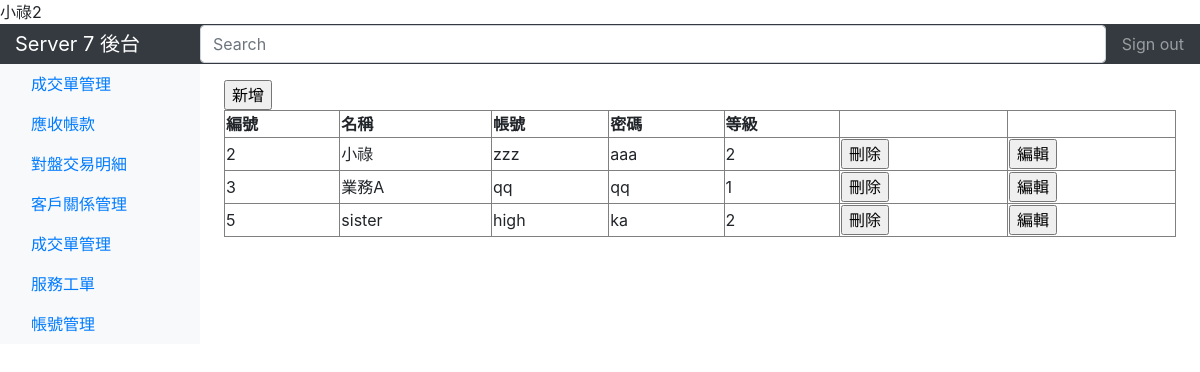
The app's page /index.php/login/account (signed in) with its own data.
### tables this page shows
CREATE TABLE `EMPLOYEE` (
  `ID` int(11) NOT NULL,
  `NAME` varchar(20) NOT NULL,
  `ACCOUNT` varchar(20) NOT NULL,
  `PASSWORD` varchar(20) NOT NULL,
  `LEVEL` int(2) NOT NULL
);

### application/controllers/login.php (called while the page is built, shortened)
<?php
class Login extends CI_Controller {
	public function __construct()
    {
        $this->load->helper('url');
		$this->load->helper('form');
		$this->load->helper('array');
		$this->load->library('form_validation');
		$this->load->model('login_model');
    }
		public function account() {
			$data = $this->login_model->show_account(null);
			$this->load->view('templates/header');
			$this->load->view('pages/account', array('data' => $data,));
		}
}

### index.php (called while the page is built, shortened)
<?php
require_once BASEPATH.'core/CodeIgniter.php';

### application/models/login_model.php (called while the page is built, shortened)
<?php if ( ! defined('BASEPATH')) exit('No direct script access allowed');
class Login_model extends CI_Model {
        function show_account($id){
            if (is_null($id)) {
                $query = $this->db->get('EMPLOYEE');
            } else {
                $query = $this->db->get_where('EMPLOYEE', array('ID'=>$id));
            }
            if($query->result()!=null){
                foreach ($query->result() as $row) {
                    $result[] = array('ID'=>$row-> ID,
                                    'ACCOUNT'=>$row-> ACCOUNT,
                                    'PASSWORD'=>$row-> PASSWORD,
                                    'NAME'=>$row-> NAME,
                                    'LEVEL'=>$row-> LEVEL,);
                }
                return  $result;
            }
        }
}
?>

### application/views/pages/account.php (the view)
	<main role="main" class="col-md-9 ml-sm-auto col-lg-10 pt-3 px-4">
		<div>
			<form action="go_add_account" method="POST" name="" style= "display:inline">
				<input type="submit" name="" value="新增">
			</form>
			<table style="width:100%" border="1">
				<tr>
					<th nowrap="nowrap">編號</th>
					<th nowrap="nowrap">名稱</th>
					<th nowrap="nowrap">帳號</th>
					<th nowrap="nowrap">密碼</th>
					<th nowrap="nowrap">等級</th>
					<th nowrap="nowrap"></th>
				</tr>
				<?php
				if (isset($data)) {
					for ($i=0; $i<count($data); $i++) {
						echo "<tr>";
						echo "<td>".$data[$i]['ID']."</td>";
						echo "<td>".$data[$i]['NAME']."</td>";
						echo "<td>".$data[$i]['ACCOUNT']."</td>";
						echo '<td nowrap="nowrap">'.$data[$i]['PASSWORD']."</td>";
						echo "<td>".$data[$i]['LEVEL']."</td>";
						echo '<td>
							<form action="delete_account" method="POST" name="" style= "display:inline">
							<input type="hidden" name="account_id" value="'.$data[$i]['ID'].'">
							<input type="submit" name="" value="刪除">
							</form>
							</td>';
						echo '<td>
							<form action="go_edit_account" method="POST" name="" style= "display:inline">
							<input type="hidden" name="account_id" value="'.$data[$i]['ID'].'">
							<input type="submit" name="" value="編輯">
							</form>
							</td>';
						echo "</tr>";
					}
				}
				?>
			</table>
		</div>
	</main>
</body>
</html>

### application/views/templates/header.php (style rules this page uses)
th, td, form { white-space: nowrap; }

### records on screen
employee: ID "2", NAME "小祿", ACCOUNT "zzz", PASSWORD "aaa", LEVEL "2"
employee: ID "3", NAME "業務A", ACCOUNT "qq", PASSWORD "qq", LEVEL "1"
employee: ID "5", NAME "sister", ACCOUNT "high", PASSWORD "ka", LEVEL "2"

### other values on screen
$_SESSION['NAME'] "小祿"
$_SESSION['LEVEL'] "2"
